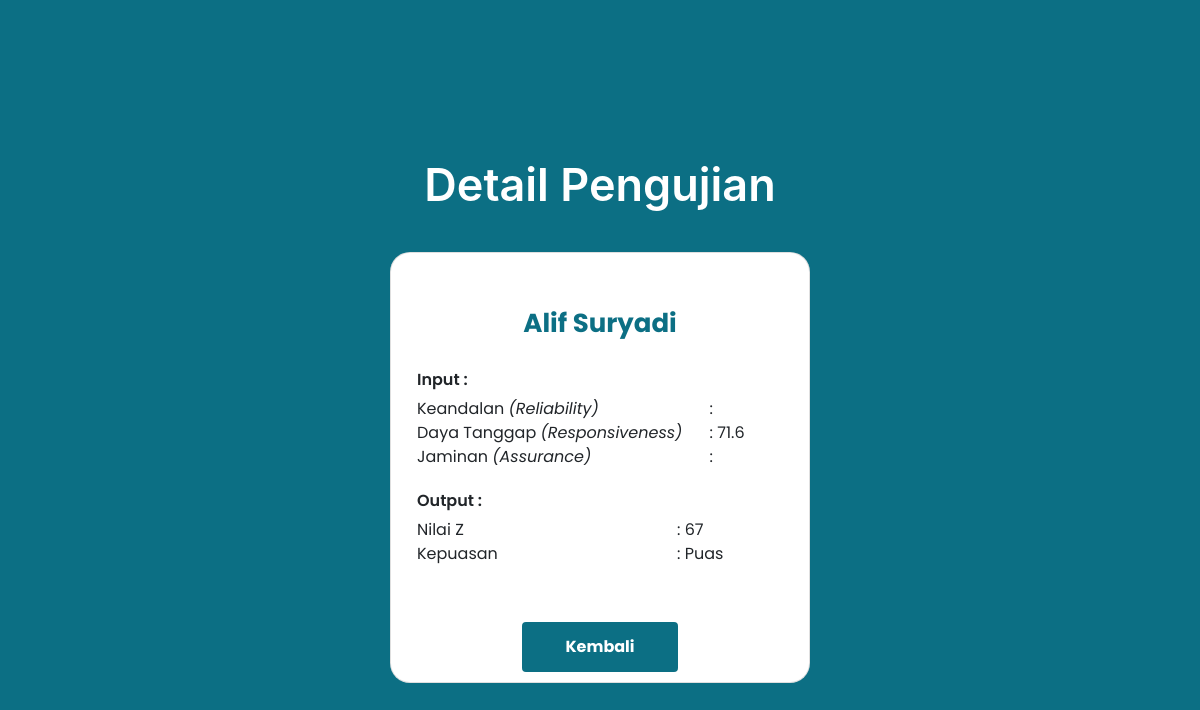
The app's page /pages/admin/pengujian/hasil-pengujian.php?id_form=1 (signed in) with its own data.
### tables this page shows
CREATE TABLE `survey_results` (
  `id_result` int(11) NOT NULL,
  `id_form` int(11) NOT NULL,
  `created_at` timestamp NULL DEFAULT NULL,
  `responsiveness` float NOT NULL,
  `empathy` float NOT NULL,
  `tangible` float NOT NULL,
  `nilai_z` float NOT NULL,
  `kepuasan` varchar(100) NOT NULL
);

CREATE TABLE `users` (
  `id_user` int(11) NOT NULL,
  `username` varchar(100) NOT NULL,
  `email` varchar(100) DEFAULT NULL,
  `password` varchar(100) DEFAULT NULL,
  `role` varchar(100) NOT NULL,
  `gender` varchar(100) DEFAULT NULL,
  `job` varchar(100) DEFAULT NULL,
  `age` int(11) DEFAULT NULL,
  `address` text DEFAULT NULL
);

### pages/admin/pengujian/hasil-pengujian.php (the view, shortened to what this page needs)
<?php
include_once("../../../validations/connection.php");
$hasil_pengujian = [];
try {
    if(isset($_GET['id_form'])) {
        $id_form = $_GET['id_form'];
        $query = "SELECT sr.*, sf.id_user
                  FROM survey_results sr
                  LEFT JOIN survey_form sf ON sr.id_form = sf.id_form
                  WHERE sr.id_form = $id_form";
        $result = mysqli_query($connect, $query);
        if ($result) {
            while ($row = mysqli_fetch_assoc($result)) {
                $hasil_pengujian[] = $row;
            }
        } else {
            echo "Error: " . mysqli_error($connect);
        }
        $nama_lara = "Unknown";
    } else {
        echo "Error: Parameter id_form tidak ditemukan dalam URL";
    }
} catch(Exception $e) {
    echo "Error: " . $e->getMessage();
}
?>
<!DOCTYPE html>
<html lang="en">
<head>
    <link rel="stylesheet" href="../../../assets/styles/main.css" />
    <link href="../../../vendor/bootstrap-icons/bootstrap-icons.css" rel="stylesheet" />
    <link href="../../../vendor/aos/aos.css" rel="stylesheet" />
    <link href="../../../vendor/glightbox/css/glightbox.min.css" rel="stylesheet" />
</head>
<body>
    <main>
        <?php
          if (!empty($hasil_pengujian)) {
              foreach ($hasil_pengujian as $pengujian) {
                  $id_user = $pengujian['id_user'];
                  $query = "SELECT username FROM users WHERE id_user = $id_user";
                  $result = mysqli_query($connect, $query);
                  $row = mysqli_fetch_assoc($result);
                  $nama_lengkap = $row['username'];
                  echo '<section id="hasil-pengujian" class="hasil-pengujian">';
                  echo '<div class="content" data-aos="fade-up">';
                  echo '<h2 class="title">Detail Pengujian</h2>';
                  echo '<div class="card">';
                  echo '<div class="card-body">';
                  echo '<div class="row">';
                  echo '<div class="col-12">';
                  echo '<div class="card-title">' . ($nama_lengkap == $nama_lara ? $nama_lara : $nama_lengkap) . '</div>';
                  echo '<div class="card-subtitle">Input :</div>';
                  echo '<div class="card-text">';
                  echo '<div class="row">';
                  echo '<div class="col-9">Keandalan <span>(Reliability)</span></div>';
                  echo '<div class="col-3">: ' . $pengujian['reliability'] . '</div>';
                  echo '<div class="col-9">Daya Tanggap <span>(Responsiveness)</span></div>';
                  echo '<div class="col-3">: ' . $pengujian['responsiveness'] . '</div>';
                  echo '<div class="col-9">Jaminan <span>(Assurance)</span></div>';
                  echo '<div class="col-3">: ' . $pengujian['assurance'] . '</div>';
                  echo '</div>';
                  echo '</div>';
                  echo '<div class="card-subtitle">Output :</div>';
                  echo '<div class="card-text">';
                  echo '<div class="row">';
                  echo '<div class="col-8">Nilai Z</div>';
                  echo '<div class="col-4">: ' . $pengujian['nilai_z'] . '</div>';
                  echo '<div class="col-8">Kepuasan</div>';
                  echo '<div class="col-4">: ' . $pengujian['kepuasan'] . '</div>';
                  echo '</div>';
                  echo '</div>';
                  echo '</div>';
                  echo '</div>';
                  echo '</div>';
                  echo '<div class="row">';
                  echo '<div class="col-12 text-center">';
                  echo '<a href="./table-pengujian.php" class="btn btn-primary">Kembali</a>';
                  echo '</div>';
                  echo '</div>';
                  echo '</div>';
                  echo '</div>';
                  echo '</section>';
              }
          }
        ?>
    </main>
</body>
</html>

### records on screen
survey_results: users.username "Alif Suryadi", responsiveness "71.6", nilai_z "67", kepuasan "Puas"
